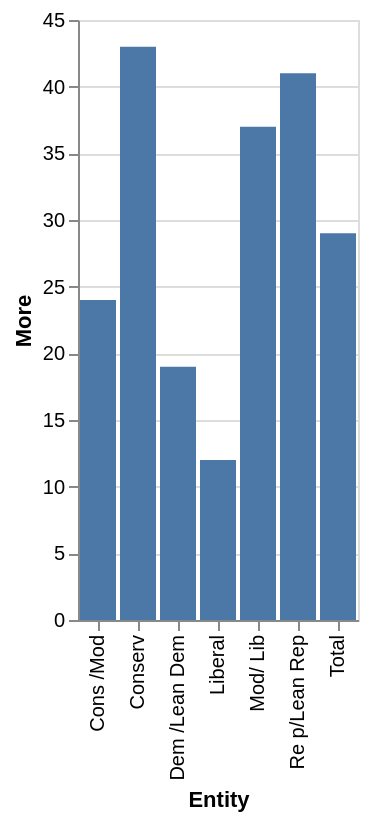

Here is the Vega-Lite specification saved for this chart:
### Vega-Lite specification from a JSON file in a GitHub repository (floating-point values rounded to 4 significant figures)
{"$schema": "https://vega.github.io/schema/vega-lite/v5.json", "description": "Bar chart auto-generated from CSV", "data": {"values": [{"Entity": "Liberal", "More": "12", "About the same": "31", "Less": "56"}, {"Entity": "Cons /Mod", "More": "24", "About the same": "39", "Less": "36"}, {"Entity": "Dem /Lean Dem", "More": "19", "About the same": "35", "Less": "45"}, {"Entity": "Mod/ Lib", "More": "37", "About the same": "47", "Less": "15"}, {"Entity": "Conserv", "More": "43", "About the same": "48", "Less": "8"}, {"Entity": "Re p/Lean Rep", "More": "41", "About the same": "48", "Less": "11"}, {"Entity": "Total", "More": "29", "About the same": "41", "Less": "29"}]}, "mark": "bar", "encoding": {"x": {"field": "Entity", "type": "ordinal"}, "y": {"field": "More", "type": "quantitative"}}}
